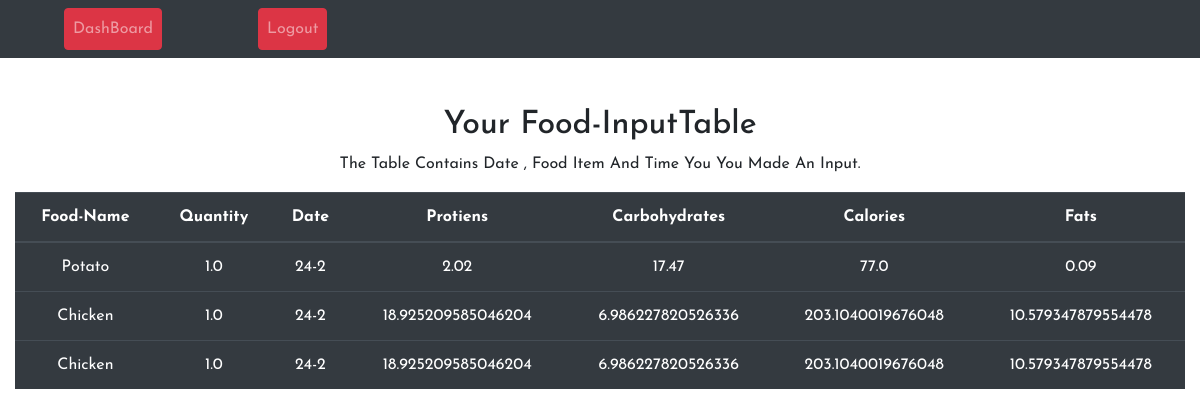
The page /display (signed in) on the database its author committed.
### hackathon/Untitled.py (models this page shows, shortened)
class Food(db.Model):
    id= db.Column(db.Integer,primary_key=True)
    food_name= db.Column(db.String(20),unique = False, nullable= False)
    user_id = db.Column(db.Integer, db.ForeignKey('user.id'), nullable=False)
    food_date = db.Column(db.Date, nullable=False,default=date.today())
    quantity = db.Column(db.Float, nullable=False, default =1)
    protien = db.Column(db.Float, nullable = False,default =0)
    calorie = db.Column(db.Float, nullable = False,default =0)
    carb = db.Column(db.Float, nullable = False,default =0)
    fat = db.Column(db.Float, nullable = False,default =0)

### hackathon/Untitled.py (the view)
@app.route("/display",methods =["GET"])
def display():
    user = current_user
    foods = Food.query.filter_by(user_id=user.id).all()
    return render_template("display.html",user=user,foods=foods)

### hackathon/Untitled.py (called while the page is built)
@login_manager.user_loader
def load_user(user_id):
    return User.query.get(int(user_id))

### hackathon/templates/display.html (shortened to what this page needs)
<!DOCTYPE html>
<html>
<head>
			  <link rel="stylesheet" href="https://maxcdn.bootstrapcdn.com/bootstrap/4.4.1/css/bootstrap.min.css">
</head>
<body>
				<div>
				<nav class="navbar navbar-expand-sm bg-dark navbar-dark text-capitalize ">
				  <ul class="navbar-nav ">
				    <li class="nav-item">
				      <a class="nav-link btn btn-danger mx-5" href="{{url_for('dash')}}">DashBoard</a>
				    </li>
                       <li class="nav-item">
				      <a class="nav-link btn btn-danger mx-5" href="{{url_for('logout')}}">Logout</a>
				    </li>
				  </ul>
				</nav>
				</div>
				<section>
					<div class="container-fluid text-capitalize text-center pt-5">
						  <h2>Your food-inputTable</h2>
						  <p>The table contains date , food item and time you you made an input.</p>
						  <table class="table table-dark table-hover">
						    <thead>
						      <tr>
						        <th>Food-Name</th>
						        <th>Quantity</th>
						        <th>Date</th>
						        <th>Protiens</th>
                                <th>Carbohydrates</th>
                                <th>Calories</th>
                                <th>Fats</th>
						      </tr>
						    </thead>
						    <tbody>
                                {% for food in foods %}
                              <tr>
                                <td>{{food.food_name}}</td>
                                <td>{{food.quantity}}</td>
                                <td>{{food.food_date.day}}-{{food.food_date.month}}</td>
                                  <td>{{food.protien}}</td>
                                  <td>{{food.carb}}</td>
                                   <td>{{food.calorie}}</td>
                                  <td>{{food.fat}}</td>
                                  </tr>
                                {% endfor %}
						    </tbody>
						  </table>
						</div>
				</section>
</body>
</html>

### hackathon/templates/display.html (style rules this page uses)
* { margin: 0 ; padding: 0; font-family: 'Josefin Sans',sans-serif ; }

### rows shown on the page
Food: food_name "Potato", quantity "1.0", food_date.day "24", food_date.month "2", protien "2.02", carb "17.47", calorie "77.0", fat "0.09"
Food: food_name "Chicken", quantity "1.0", food_date.day "24", food_date.month "2", protien "18.925209585046204", carb "6.986227820526336", calorie "203.1040019676048", fat "10.579347879554478"
Food: food_name "Chicken", quantity "1.0", food_date.day "24", food_date.month "2", protien "18.925209585046204", carb "6.986227820526336", calorie "203.1040019676048", fat "10.579347879554478"
